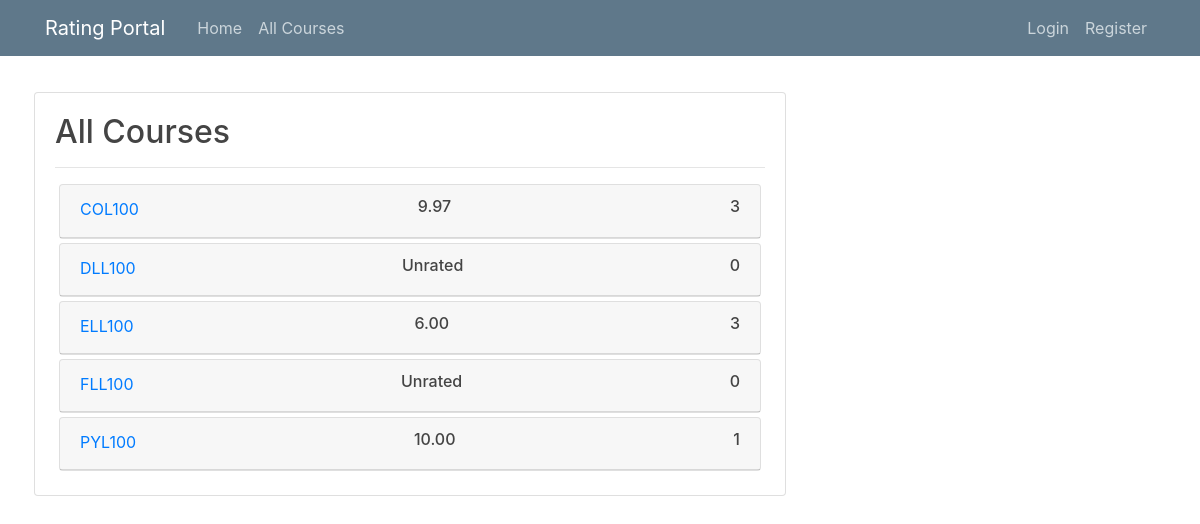
/course/, run on an earlier commit of the app's database.
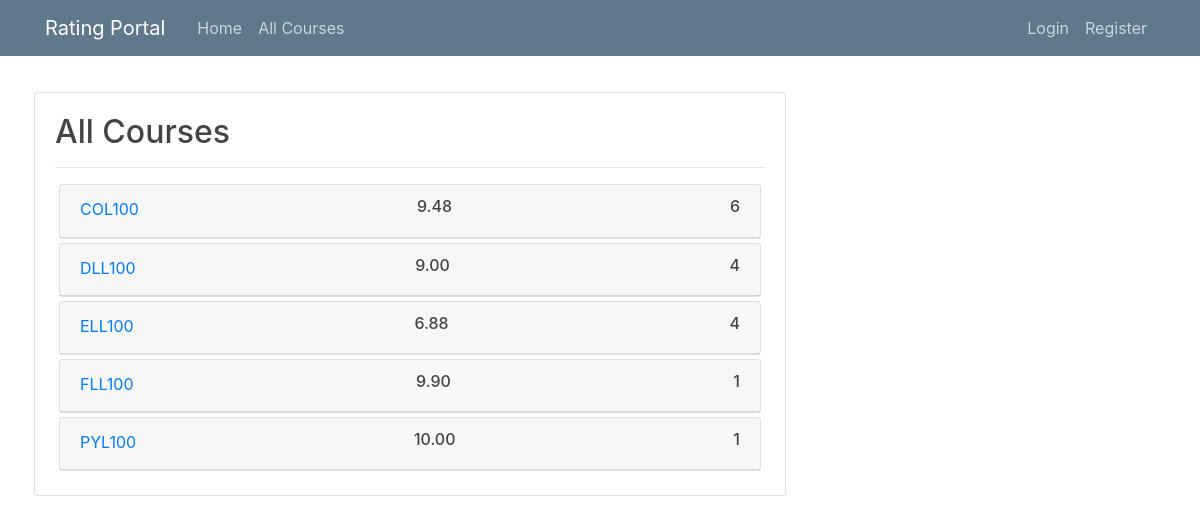
And on a later commit of the database.
### courses/models.py (models this page shows)
class Course(models.Model):
    courseName = models.CharField(max_length=120)
    rating = models.DecimalField(decimal_places=2,max_digits=4)
    noOfReviews = models.IntegerField()
    class Meta:
        ordering = ['courseName']

### courses/views.py (the view)
# urls.py: path('course/',courseViews.courseListView,name='courseList'),
def courseListView(request):
    recheckAllRatings()
    courseList = getAllOf('courses')
    return render(request,'courses/courseList.html',{'list':courseList})

### courses/views.py (called while the page is built)
def recheckAllRatings():
    courseList = getAllOf('courses')
    reviews = getAllOf('review')
    results={}
    for review in reviews:
        try:
            results[review.courseName][0]+=review.score
            results[review.courseName][1]+=1
        except:
            results[review.courseName]=[review.score,1]
    for course in courseList:
        try:
            result=results[course.courseName]
        except:
            course.rating = -1
            course.noOfReviews = 0
            course.save()
            continue
        course.rating = round(result[0]/result[1],2)
        course.noOfReviews = result[1]
        course.save()

def getAllOf(name):
    for r in apps.get_app_config(name).get_models():
        objects = list(r.objects.all())
    return objects

### courses/templates/courses/courseList.html (shortened to what this page needs)
{% extends "users/base.html" %}
{% block content %}
  <div class="card-body">
      <h2>All Courses</h2>
      <hr>
      {% for course in list %}
        <div class="card m-1">
            <div class="card-header">
                <div class="d-flex justify-content-between">
                    <a class = "card-link" href="{{course.courseName}}">
                        {{course.courseName}}
                    </a>
                    <h6>
                        {% if course.rating != -1 %}
                        {{course.rating}}
                        {%else%}
                        Unrated
                        {% endif %}
                    </h6>
                    <h6>
                        {{course.noOfReviews}}
                    </h6>
                </div>
            </div>
        </div>
      {% endfor %}
  </div>
{% endblock content %}

What changed in the data, as far as the page shows it:
changed Course "COL100": rating "9.97" → "9.48"; noOfReviews "3" → "6"
changed Course "DLL100": rating (not shown) → "9.00"; noOfReviews "0" → "4"; no longer shows "Unrated"
changed Course "ELL100": rating "6.00" → "6.88"; noOfReviews "3" → "4"
changed Course "FLL100": rating (not shown) → "9.90"; noOfReviews "0" → "1"; no longer shows "Unrated"
